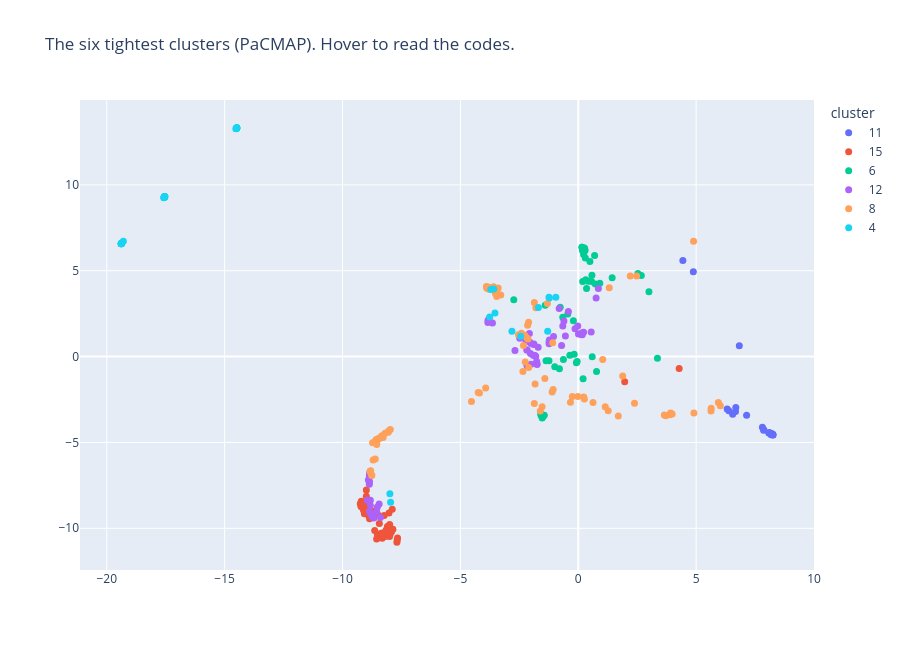

This figure's notebook cell:
### Markdown cell above
### PCA throws away a third of the structure

PCA drops to the mid-forties, barely above halfway between chance and the real thing. The
directions of largest variance in an embedding table are not the directions that separate
concepts, so a PCA scatter of this space is close to meaningless.

PaCMAP and UMAP both land near the 128-D number, so they are showing you something real.
PaCMAP is an order of magnitude faster and tends to keep mid-range structure that UMAP
distorts, so we use it below.

**A warning that applies to all three.** The coordinates are not reproducible across machines
or library versions. Read the *neighbourhoods*, never the positions, and never quote a
coordinate.

### ✏️ Explore the embedding space

### Code cell
import plotly.express as px

frame = events.assign(
    x=projections["PaCMAP"][:, 0],
    y=projections["PaCMAP"][:, 1],
    cluster=labels.astype(str),
)

# Default to the labelled clusters: 985 undifferentiated dots read as confetti on a
# projector, which is exactly the failure mode section 6 is about.
TOP = [str(c) for _, c in ranked[:6]]
view = frame[frame.cluster.isin(TOP)]

figure = px.scatter(
    view,
    x="x",
    y="y",
    color="cluster",
    hover_data={
        "token": True,
        "source": True,
        "frequency": True,
        "x": False,
        "y": False,
    },
    width=900,
    height=650,
    title="The six tightest clusters (PaCMAP). Hover to read the codes.",
)
figure.update_traces(marker=dict(size=7))
figure.update_layout(xaxis_title=None, yaxis_title=None)
figure.show()

# To see everything instead, swap `view` for `frame` above and colour by "source".

### Figure 1 — Plotly figure (JSON) as saved in the notebook; plotly's stock layout.template omitted (floating-point values rounded to 4 significant figures; data arrays with more than 128 entries replaced by an {"elided": "..."} marker saying what was removed)
{"data": [{"customdata": [["Intramuscular injection (procedure)", "procedures", 115080], ["Normal pregnancy (finding)", "conditions", 62261], ["Implantation of subcutaneous contraceptive (procedure)", "procedures", 28641], ["Insertion of intrauterine contraceptive device (procedure)", "procedures", 27785], ["Etonogestrel 68 MG Drug Implant", "medications", 20085], ["History of tubal ligation (situation)", "conditions", 19533], ["{28 (norethindrone 0.35 MG Oral Tablet) } Pack [Jolivette 28 Day]", "medications", 16562], ["Removal of intrauterine contraceptive device (procedure)", "procedures", 14384], ["1 ML medroxyprogesterone acetate 150 MG/ML Injection", "medications", 14078], ["{28 (norethindrone 0.35 MG Oral Tablet) } Pack [Errin 28 Day]", "medications", 12664], ["{28 (norethindrone 0.35 MG Oral Tablet) } Pack [Camila 28 Day]", "medications", 12625], ["{7 (ethinyl estradiol 0.01 MG Oral Tablet) / 84 (ethinyl estradiol 0.03 MG / levonorgestrel 0.15 MG Oral Tablet) } Pack [Seasonique]", "medications", 8935], ["{24 (drospirenone 3 MG / ethinyl estradiol 0.02 MG Oral Tablet) / 4 (inert ingredients 1 MG Oral Tablet) } Pack [Yaz 28 Day]", "medications", 8910], ["{7 (ethinyl estradiol 0.035 MG / norgestimate 0.18 MG Oral Tablet) / 7 (ethinyl estradiol 0.035 MG / norgestimate 0.215 MG Oral Tablet) / 7 (ethinyl estradiol 0.035 MG / norgestimate 0.25 MG Oral Tablet) / 7 (inert ingredients 1 MG Oral Tablet) } Pack [Trinessa 28 Day]", "medications", 8783], ["{21 (ethinyl estradiol 0.03 MG / levonorgestrel 0.15 MG Oral Tablet) / 7 (inert ingredients 1 MG Oral Tablet) } Pack [Levora 0.15/30 28 Day]", "medications", 8577], ["{5 (dienogest 2 MG / estradiol valerate 2 MG Oral Tablet) / 17 (dienogest 3 MG / estradiol valerate 2 MG Oral Tablet) / 2 (estradiol valerate 1 MG Oral Tablet) / 2 (estradiol valerate 3 MG Oral Tablet) / 2 (inert ingredients 1 MG Oral Tablet) } Pack [Natazia 28 Day]", "medications", 8485], ["levonorgestrel 0.000833 MG/HR Intrauterine System [Mirena]", "medications", 8463], ["levonorgestrel 0.000813 MG/HR Intrauterine System [Liletta]", "medications", 7357], ["21 DAY ethinyl estradiol 0.000625 MG/HR / etonogestrel 0.005 MG/HR Vaginal System [NuvaRing]", "medications", 7042], ["levonorgestrel 0.000729 MG/HR Intrauterine System [Kyleena]", "medications", 6860], ["1 ML medroxyPROGESTERone acetate 150 MG/ML Injection", "medications", 5830], ["168 HR Ethinyl Estradiol 0.00146 MG/HR / norelgestromin 0.00625 MG/HR Transdermal System", "medications", 4372], ["{7 (inert ingredients 1 MG Oral Tablet) / 21 (mestranol 0.05 MG / norethindrone 1 MG Oral Tablet) } Pack [Norinyl 1+50 28 Day]", "medications", 1647], ["{7 (ethinyl estradiol 0.035 MG / norgestimate 0.18 MG Oral Tablet) / 7 (ethinyl estradiol 0.035 MG / norgestimate 0.215 MG Oral Tablet) / 7 (ethinyl estradiol 0.035 MG / norgestimate 0.25 MG Oral Tablet) / 7 (inert ingredients 1 MG Oral Tablet) } Pack [Ortho Tri-Cyclen 28 Day]", "medications", 1630], ["{5 (ethinyl estradiol 0.02 MG / norethindrone acetate 1 MG Oral Tablet) / 7 (ethinyl estradiol 0.03 MG / norethindrone acetate 1 MG Oral Tablet) / 9 (ethinyl estradiol 0.035 MG / norethindrone acetate 1 MG Oral Tablet) / 7 (ferrous fumarate 75 MG Oral Tablet) } Pack [Estrostep Fe 28 Day]", "medications", 1033], ["Levonorgestrel 0.00354 MG/HR Drug Implant", "medications", 665]], "hovertemplate": "cluster=11<br>token=%{customdata[0]}<br>source=%{customdata[1]}<br>frequency=%{customdata[2]}<extra></extra>", "legendgroup": "11", "marker": {"color": "#636efa", "size": 7, "symbol": "circle"}, "mode": "markers", "name": "11", "orientation": "v", "showlegend": true, "type": "scatter", "x": [6.315, 4.436, 6.83, 7.81, 7.87, 4.88, 8.124, 6.385, 7.859, 8.174, 8.131, 8.254, 8.256, 8.23, 8.242, 8.256, 8.077, 8.116, 8.225, 8.099, 8.179, 8.243, 6.682, 7.14, 6.667, 6.548], "xaxis": "x", "y": [-3.051, 5.595, 0.6307, -4.116, -4.267, 4.947, -4.446, -3.151, -4.291, -4.48, -4.462, -4.553, -4.546, -4.511, -4.529, -4.567, -4.433, -4.45, -4.524, -4.451, -4.546, -4.525, -2.965, -3.414, -3.198, -3.356], "yaxis": "y"}, {"customdata": {"elided": "50x3 mixed values"}, "hovertemplate": "cluster=15<br>token=%{customdata[0]}<br>source=%{customdata[1]}<br>frequency=%{customdata[2]}<extra></extra>", "legendgroup": "15", "marker": {"color": "#EF553B", "size": 7, "symbol": "circle"}, "mode": "markers", "name": "15", "orientation": "v", "showlegend": true, "type": "scatter", "x": [-8.097, -8.318, -7.918, -8.4, -8.154, -8.322, -7.863, -8.005, -8.279, -8.554, -8.519, -8.066, -8.189, -8.064, -7.97, -8.096, -8.068, -8.283, -8.117, -8.634, -8.0, -8.029, 1.969, -7.891, -7.693, -7.667, -7.681, -8.477, -8.667, -8.235, -8.438, -8.852, -9.073, -8.704, -8.915, -9.16, -9.137, -9.164, -8.887, -9.114, -9.216, -3.793, -9.247, -9.091, -9.147, 4.279, -9.206, -9.1, -8.99, -8.989], "xaxis": "x", "y": [-10.33, -10.58, -10.19, -10.32, -10.12, -10.27, -10.06, -10.47, -10.3, -10.62, -10.37, -10.03, -10.48, -10.36, -10.31, -9.898, -9.95, -10.34, -10.06, -10.13, -9.783, -9.116, -1.464, -8.888, -10.81, -10.56, -10.68, -9.246, -9.088, -9.248, -9.72, -9.446, -9.16, -9.003, -8.691, -8.741, -8.76, -8.744, -9.269, -8.93, -8.729, 2.154, -8.567, -8.713, -8.781, -0.6921, -8.432, -8.558, -8.136, -7.767], "yaxis": "y"}, {"customdata": {"elided": "55x3 mixed values"}, "hovertemplate": "cluster=6<br>token=%{customdata[0]}<br>source=%{customdata[1]}<br>frequency=%{customdata[2]}<extra></extra>", "legendgroup": "6", "marker": {"color": "#00cc96", "size": 7, "symbol": "circle"}, "mode": "markers", "name": "6", "orientation": "v", "showlegend": true, "type": "scatter", "x": [3.357, 0.7244, 0.9124, 1.436, 0.6915, 0.2345, 0.263, -1.496, 0.2774, 2.673, 2.528, 0.1868, -1.563, 0.4117, 0.3164, 0.2256, -0.2074, 0.493, -1.56, 0.1659, -1.441, 2.997, -0.4468, 0.2565, -0.08028, 0.5794, 0.2875, -0.7663, -0.04932, -1.366, 0.5622, -0.7999, -1.531, 0.3506, -1.6, 0.2998, 0.1508, -0.9982, 0.2425, -1.581, -1.541, -1.238, 0.7753, -0.6311, -1.401, 0.2052, -1.243, -0.175, -0.6575, -0.3574, -1.538, -2.736, 0.1827, 0.1793, 0.5898], "xaxis": "x", "y": [-0.1008, 4.23, 4.273, 4.592, 5.881, 6.234, 6.317, -3.49, 6.235, 4.717, 4.838, 4.377, -3.415, 4.386, 4.48, 5.948, 2.082, 5.531, -3.438, 6.363, -3.42, 3.778, 2.479, 6.143, -0.3532, 4.733, 6.173, 2.87, -0.2804, -0.2486, 4.378, -0.7102, -3.582, 3.968, -3.287, 5.743, 6.363, -0.598, 6.223, -3.415, -3.402, 0.8661, -0.8614, -0.1702, 2.988, -1.288, -0.2456, 0.141, 2.29, 0.07382, -3.385, 3.306, 6.243, 6.174, -0.01335], "yaxis": "y"}, {"customdata": {"elided": "64x3 mixed values"}, "hovertemplate": "cluster=12<br>token=%{customdata[0]}<br>source=%{customdata[1]}<br>frequency=%{customdata[2]}<extra></extra>", "legendgroup": "12", "marker": {"color": "#ab63fa", "size": 7, "symbol": "circle"}, "mode": "markers", "name": "12", "orientation": "v", "showlegend": true, "type": "scatter", "x": [0.8518, -0.02211, 0.008536, -0.7075, -0.4212, -8.551, -0.61, -0.657, -8.392, -8.672, -8.763, -8.855, 0.2241, 0.5472, -8.523, 0.1269, 0.1668, -8.447, -8.749, -1.747, 0.7561, -2.074, -0.8112, 0.1444, -0.1377, -8.819, -8.863, -8.904, -8.855, -3.835, -8.82, -2.168, -8.946, -1.881, -1.896, -2.005, -2.052, -1.702, -1.804, -1.766, -1.833, -2.029, -2.183, -2.226, -1.227, -1.914, -1.757, -2.483, -8.826, -1.238, -2.685, -2.008, -0.5469, -8.83, -3.64, -8.86, -3.828, -8.824, -8.855, -8.828, -1.05, -8.818, -2.174, -8.832], "xaxis": "x", "y": [3.97, 1.787, 1.32, 0.6505, 2.629, -9.031, 2.073, 1.787, -9.365, -9.399, -9.21, -9.041, 1.416, 1.428, -8.767, 1.28, 1.267, -8.59, -9.316, -0.4543, 3.414, 1.346, 2.801, 1.377, 1.622, -8.363, -7.428, -7.189, -7.274, 1.978, -8.666, 0.3781, -8.373, 0.7343, 0.7056, 0.7659, 0.8361, 0.5443, 0.005713, -0.2916, 0.06211, 0.1795, 0.3806, 0.957, 0.9692, 0.07917, -0.4022, 1.074, -6.784, 0.749, 0.3569, -0.4459, 1.2, -6.89, 1.955, -6.954, 2.121, -6.768, -6.83, -6.755, 1.166, -6.676, -0.5314, -6.828], "yaxis": "y"}, {"customdata": {"elided": "99x3 mixed values"}, "hovertemplate": "cluster=8<br>token=%{customdata[0]}<br>source=%{customdata[1]}<br>frequency=%{customdata[2]}<extra></extra>", "legendgroup": "8", "marker": {"color": "#FFA15A", "size": 7, "symbol": "circle"}, "mode": "markers", "name": "8", "orientation": "v", "showlegend": true, "type": "scatter", "x": [-8.579, -8.575, -3.574, 1.883, 1.036, -3.455, -8.552, -8.725, -3.395, -8.547, -8.561, -3.461, -3.513, -3.482, -8.762, 2.384, -8.57, -2.324, -8.583, -8.61, -3.287, -3.603, -7.973, -3.59, -8.047, -8.196, -8.433, -8.335, 4.89, -4.531, -1.864, 3.913, 5.94, -1.311, -1.801, -3.728, -8.758, -8.469, -2.25, -8.807, -8.582, -8.488, -3.868, -3.819, -3.432, 6.025, 3.892, -1.612, 3.711, -8.702, -2.149, 2.205, -2.348, -1.831, -1.109, -1.065, -1.417, -3.896, 1.269, -8.611, -1.085, -2.536, 1.314, 3.982, 5.637, -1.865, -3.607, -8.548, -3.651, 1.697, -4.191, -2.107, -2.104, -8.574, 2.475, -3.85, -4.245, -3.891, -8.06, -0.3322, 4.903, 0.2293, -0.2525, 0.6255, -0.01634, 0.2583, -2.275, -1.534, 5.63, -3.8, -8.278, -3.929, -3.811, 1.142, 3.651, -2.412, -2.187, -2.132, -8.837], "xaxis": "x", "y": [-4.91, -4.852, 3.918, -1.124, -0.177, 3.935, -4.919, -5.015, 3.997, -4.844, -4.919, 3.504, 3.68, 3.963, -6.928, -2.718, -4.874, 0.6453, -4.884, -5.01, 3.58, 3.96, -4.245, 4.061, -4.334, -4.466, -4.739, -4.608, 6.717, -2.611, 3.157, -3.286, -2.669, 3.096, 2.849, 4.002, -6.896, -4.798, -0.3165, -6.656, -4.913, -4.785, 3.985, 3.939, 3.909, -2.859, -3.391, -3.166, -3.444, -6.017, 1.826, 4.687, -0.8697, -1.59, -2.059, -1.914, -1.27, 4.087, -3.149, -5.971, 0.8057, 1.266, 4.014, -3.341, -3.012, -2.726, 3.952, -5.116, 3.922, -3.466, -2.119, 1.999, -0.6333, -4.839, 4.695, 4.021, -2.09, 4.029, -4.404, -2.655, -3.286, -2.347, -2.328, -2.673, -2.325, -2.466, 1.244, -2.928, -3.164, 4.037, -4.71, -1.826, 3.962, -2.927, -3.401, 1.364, 1.102, 1.017, -6.688], "yaxis": "y"}, {"customdata": {"elided": "51x3 mixed values"}, "hovertemplate": "cluster=4<br>token=%{customdata[0]}<br>source=%{customdata[1]}<br>frequency=%{customdata[2]}<extra></extra>", "legendgroup": "4", "marker": {"color": "#19d3f3", "size": 7, "symbol": "circle"}, "mode": "markers", "name": "4", "orientation": "v", "showlegend": true, "type": "scatter", "x": [-0.9514, -1.227, -1.243, -1.691, -14.48, -17.56, -14.48, -17.55, -14.49, -3.585, -17.56, -17.55, -2.444, -7.961, -17.53, -19.38, -2.814, -17.56, -19.38, -14.49, -17.56, -17.56, -17.55, -19.39, -14.49, -14.49, -19.38, -3.712, -14.49, -3.758, -14.49, -19.38, -19.38, -7.991, -19.38, -19.37, -14.49, -17.54, -1.298, -19.37, -17.58, -3.534, -19.37, -19.3, -14.49, -19.38, -14.49, -19.39, -19.38, -17.57, -14.53], "xaxis": "x", "y": [3.452, 3.409, 3.455, 2.854, 13.32, 9.287, 13.32, 9.299, 13.32, 3.941, 9.294, 9.303, 1.184, -8.485, 9.327, 6.588, 1.472, 9.288, 6.578, 13.31, 9.29, 9.292, 9.308, 6.566, 13.31, 13.32, 6.577, 3.908, 13.31, 2.304, 13.31, 6.582, 6.579, -7.992, 6.581, 6.593, 13.31, 9.314, 1.481, 6.593, 9.248, 2.537, 6.593, 6.71, 13.31, 6.584, 13.31, 6.574, 6.582, 9.267, 13.27], "yaxis": "y"}], "layout": {"height": 650, "legend": {"title": {"text": "cluster"}, "tracegroupgap": 0}, "title": {"text": "The six tightest clusters (PaCMAP). Hover to read the codes."}, "width": 900, "xaxis": {"anchor": "y", "domain": [0, 1], "title": {}}, "yaxis": {"anchor": "x", "domain": [0, 1], "title": {}}}}
